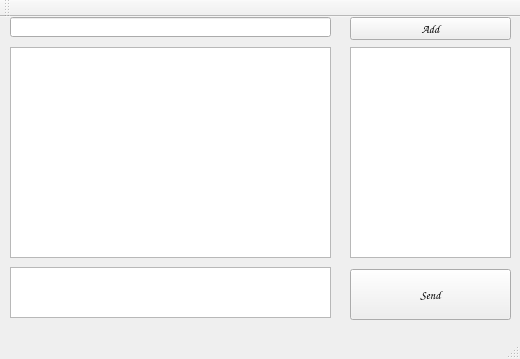
<?xml version="1.0" encoding="UTF-8"?>
<ui version="4.0">
 <class>MainWindow</class>
 <widget class="QMainWindow" name="MainWindow">
  <property name="geometry">
   <rect>
    <x>0</x>
    <y>0</y>
    <width>520</width>
    <height>359</height>
   </rect>
  </property>
  <property name="font">
   <font>
    <family>Comic Sans MS</family>
   </font>
  </property>
  <property name="windowTitle">
   <string>MainWindow</string>
  </property>
  <widget class="QWidget" name="centralWidget">
   <widget class="QPushButton" name="addUser">
    <property name="geometry">
     <rect>
      <x>350</x>
      <y>0</y>
      <width>161</width>
      <height>23</height>
     </rect>
    </property>
    <property name="cursor">
     <cursorShape>PointingHandCursor</cursorShape>
    </property>
    <property name="text">
     <string>Add</string>
    </property>
   </widget>
   <widget class="QPushButton" name="sendMessage">
    <property name="geometry">
     <rect>
      <x>350</x>
      <y>252</y>
      <width>161</width>
      <height>51</height>
     </rect>
    </property>
    <property name="cursor">
     <cursorShape>PointingHandCursor</cursorShape>
    </property>
    <property name="text">
     <string>Send</string>
    </property>
   </widget>
   <widget class="QTextEdit" name="writeMessage">
    <property name="geometry">
     <rect>
      <x>10</x>
      <y>250</y>
      <width>321</width>
      <height>51</height>
     </rect>
    </property>
   </widget>
   <widget class="QListWidget" name="Logins">
    <property name="geometry">
     <rect>
      <x>350</x>
      <y>30</y>
      <width>161</width>
      <height>211</height>
     </rect>
    </property>
   </widget>
   <widget class="QListWidget" name="Messages">
    <property name="geometry">
     <rect>
      <x>10</x>
      <y>30</y>
      <width>321</width>
      <height>211</height>
     </rect>
    </property>
   </widget>
   <widget class="QLineEdit" name="Login">
    <property name="geometry">
     <rect>
      <x>10</x>
      <y>0</y>
      <width>321</width>
      <height>20</height>
     </rect>
    </property>
   </widget>
  </widget>
  <widget class="QMenuBar" name="menuBar">
   <property name="geometry">
    <rect>
     <x>0</x>
     <y>0</y>
     <width>520</width>
     <height>23</height>
    </rect>
   </property>
  </widget>
  <widget class="QToolBar" name="mainToolBar">
   <attribute name="toolBarArea">
    <enum>TopToolBarArea</enum>
   </attribute>
   <attribute name="toolBarBreak">
    <bool>false</bool>
   </attribute>
  </widget>
  <widget class="QStatusBar" name="statusBar">
   <property name="enabled">
    <bool>true</bool>
   </property>
  </widget>
 </widget>
 <layoutdefault spacing="6" margin="11"/>
 <resources/>
 <connections/>
</ui>
